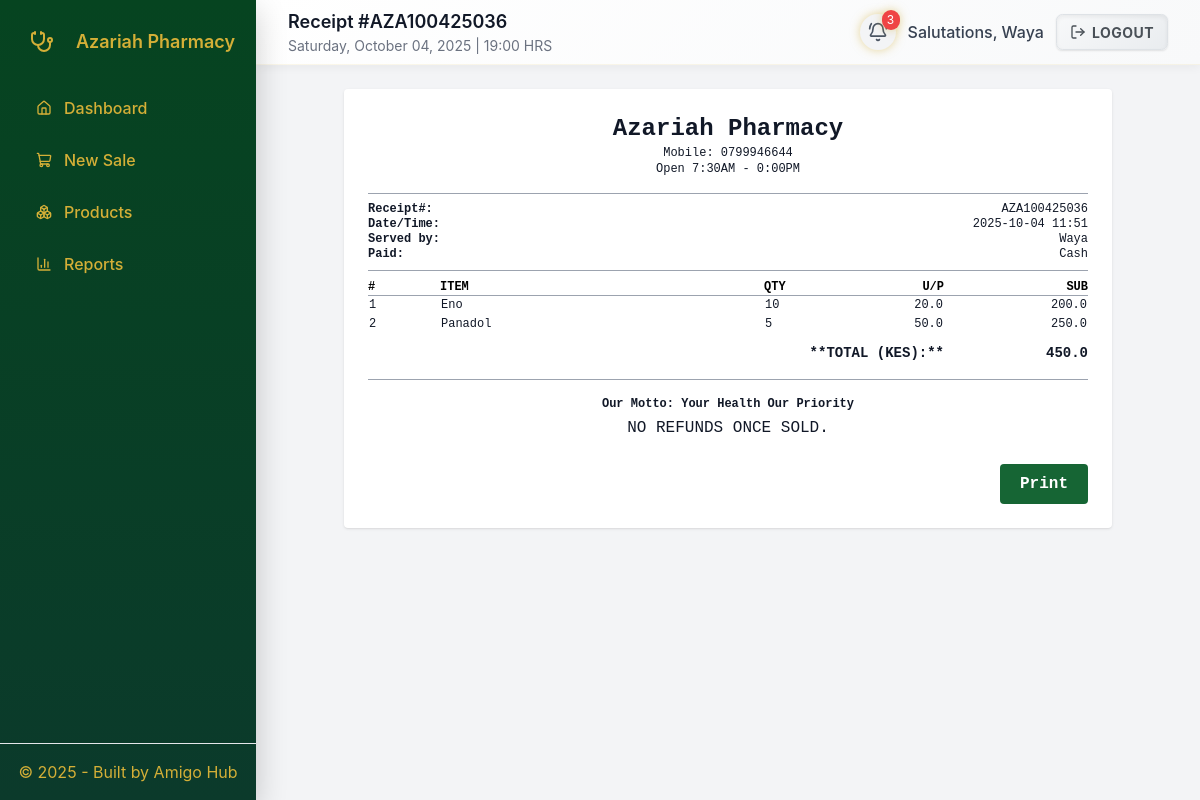
The app's page /receipt/36/ (signed in) with its own data.
### pos/models.py (models this page shows, shortened)
class Sale(models.Model):
    branch = models.ForeignKey(Branch, on_delete=models.CASCADE)
    cashier = models.ForeignKey(settings.AUTH_USER_MODEL, on_delete=models.SET_NULL, null=True)
    customer = models.ForeignKey(Customer, null=True, blank=True, on_delete=models.SET_NULL)
    created_at = models.DateTimeField(auto_now_add=True)
    total = models.DecimalField(max_digits=12, decimal_places=2)
    cash_received = models.DecimalField(max_digits=12, decimal_places=2, default=0)
    notes = models.TextField(blank=True)

class Branch(models.Model):
    name = models.CharField(max_length=120)
    address = models.TextField(blank=True)
    phone = models.CharField(max_length=30, blank=True)
    class Meta:
        verbose_name = "Branch"
        verbose_name_plural = "Branches"

class SaleItem(models.Model):
    sale = models.ForeignKey(Sale, on_delete=models.CASCADE, related_name="items")
    product = models.ForeignKey(Product, on_delete=models.PROTECT)
    product_stock = models.ForeignKey(ProductStock, on_delete=models.PROTECT, null=True, blank=True)
    unit_price = models.DecimalField(max_digits=10, decimal_places=2)
    qty = models.IntegerField()
    line_total = models.DecimalField(max_digits=12, decimal_places=2)

class Product(models.Model):
    name = models.CharField(max_length=255)
    category = models.CharField(max_length=120, blank=True)
    description = models.TextField(blank=True)
    price = models.DecimalField(max_digits=10, decimal_places=2)
    min_price = models.DecimalField(max_digits=10, decimal_places=2, default=0, validators=[MinValueValidator(Decimal('0.00'))])
    created_at = models.DateTimeField(auto_now_add=True)

### pos/views.py (the view)
# urls.py: path("receipt/<int:sale_id>/", views.receipt_view, name="receipt"),
@login_required
def receipt_view(request, sale_id):
    sale = get_object_or_404(Sale, pk=sale_id)
    messages.get_messages(request)
    if request.method == 'POST':
        return redirect('pos:sale_create')
    return render(request, "pos/receipt.html", {
        "sale": sale,
        "cashier_display_name": get_user_display_name(sale.cashier) if sale.cashier else 'Unknown'
    })

### pos/views.py (called while the page is built)
def get_user_display_name(user):
    return user.first_name or user.username

### pos/templates/pos/receipt.html (shortened to what this page needs)
{% extends "pos/base.html" %}
{% block page_title %}Receipt #<span id="receipt-title"></span>{% endblock %}
{% block content %}
<div class="bg-white p-6 rounded shadow max-w-2xl mx-auto receipt-container">
    <div class="receipt-content">
        <div class="mb-4 text-center">
            <h2 class="text-2xl font-extrabold mb-0 business-name">{{ sale.branch.name }}</h2>
            <p class="text-xs">Mobile: {{ sale.branch.phone }}</p>
            <p class="text-xs">{{ sale.branch.address }}</p>
        </div>
        <hr class="my-2 border-gray-400">
        <div class="text-xs leading-tight detail-section print-left-aligned">
            <div class="detail-row">
                <span class="detail-label font-semibold">Receipt#:</span>
                <span id="receipt-number" class="detail-value"></span>
            </div>
            <div class="detail-row">
                <span class="detail-label font-semibold">Date/Time:</span>
                <span class="detail-value">{{ sale.created_at|date:"Y-m-d H:i" }}</span>
            </div>
            <div class="detail-row">
                <span class="detail-label font-semibold">Served by:</span>
                <span class="detail-value">{{ user.first_name }}</span>
            </div>
            <div class="detail-row">
                <span class="detail-label font-semibold">Paid:</span>
                <span class="detail-value">Cash</span>
            </div>
        </div>
        <hr class="my-2 border-gray-400">
        <table class="w-full text-xs table-fixed item-table">
            <thead>
                <tr class="text-left font-bold text-black border-b border-gray-400">
                    <th class="w-[10%] p-0">#</th>
                    <th class="w-[45%] p-0">ITEM</th>
                    <th class="w-[10%] p-0">QTY</th>
                    <th class="w-[15%] p-0 text-right">U/P</th>
                    <th class="w-[20%] p-0 text-right">SUB</th>
                </tr>
            </thead>
            <tbody>
                {% for it in sale.items.all %}
                <tr class="leading-snug">
                    <td>{{ forloop.counter }}</td>
                    <td>{{ it.product.name }}</td>
                    <td>{{ it.qty|floatformat:"0" }}</td>
                    <td class="text-right">{{ it.unit_price|floatformat:"1" }}</td>
                    <td class="text-right">{{ it.line_total|floatformat:"1" }}</td>
                </tr>
                {% endfor %}
                <tr class="blank-row-large"><td colspan="5"></td></tr>
            </tbody>
        </table>
        <div class="text-sm font-bold totals-section totals-boxed">
            <div class="flex py-2 total-row">
                <span class="w-[80%] font-extrabold text-right total-label">**TOTAL (KES):**</span>
                <span class="w-[20%] text-right font-extrabold total-figure">{{ sale.total|floatformat:"1" }}</span>
            </div>
        </div>
        <hr class="my-2 border-gray-400">
        <div class="mt-4 text-center">
            <p class="text-xs font-semibold mb-1">Our Motto: Your Health Our Priority</p>
            <p class="text-3xs mt-1 legal-notice">NO REFUNDS ONCE SOLD.</p>
        </div>
    </div>
    <div class="mt-6 flex justify-end print-buttons">
        <button onclick="printReceipt()" class="px-5 py-2 rounded bg-green-800 text-white font-bold">Print</button>
    </div>
</div>
{% endblock %}

### pos/templates/pos/base.html (shortened to what this page needs)
{% load static %}
<!doctype html>
<html lang="en">
<head>
  <script src="https://cdn.tailwindcss.com"></script>
</head>
<body class="min-h-screen">
  <div class="flex min-h-screen page-wrapper">
    {% if request.user.is_authenticated %}
    <aside id="sidebar"
           class="sidebar-panel fixed inset-y-0 left-0 z-40 w-64 transform -translate-x-full lg:translate-x-0 transition-transform duration-300 ease-out flex flex-col h-screen text-base"
           aria-hidden="true">
      <div class="p-5">
        <div class="flex items-center gap-3 mb-5">
          <figure class="w-11 h-11 rounded-lg bg-white/8 flex items-center justify-center text-lg backdrop-filter: blur(10px)" role="img" aria-label="Azariah Pharmacy Logo">
            <i data-lucide="stethoscope" class="w-6 h-6"></i>
          </figure>
          <div>
            <div class="text-lg font-semibold">Azariah Pharmacy</div>
          </div>
        </div>
        <nav class="space-y-1 mt-2">
          <a href="{% url 'pos:dashboard' %}" class="nav-link {% if request.resolver_match and request.resolver_match.url_name == 'dashboard' %}active{% endif %}" aria-label="Go to Dashboard">
            <i data-lucide="home" class="w-4 h-4"></i>
            <span>Dashboard</span>
          </a>
          <a href="{% url 'pos:sale_create' %}" class="nav-link {% if request.resolver_match and request.resolver_match.url_name == 'sale_create' %}active{% endif %}" aria-label="Create New Sale">
            <i data-lucide="shopping-cart" class="w-4 h-4"></i>
            <span>New Sale</span>
          </a>
          <a href="{% url 'pos:product_list' %}" class="nav-link {% if request.resolver_match and request.resolver_match.url_name == 'product_list' %}active{% endif %}" aria-label="View Products">
            <i data-lucide="boxes" class="w-4 h-4"></i>
            <span>Products</span>
          </a>
          {% if user.is_superuser %}
          <a href="{% url 'pos:reports' %}" class="nav-link {% if request.resolver_match and request.resolver_match.url_name == 'reports' %}active{% endif %}" aria-label="View Reports">
            <i data-lucide="bar-chart-3" class="w-4 h-4"></i>
            <span>Reports</span>
          </a>
          {% endif %}
        </nav>
      </div>
      <div class="mt-auto p-4 border-t border-white/6 text-center sidebar-footer">
        &copy; {% now "Y" %} - Built by
        <a href="https://amigohub.africa" target="_blank" rel="noopener" aria-label="Visit Amigo Hub website">Amigo Hub</a>
      </div>
    </aside>
    {% endif %}
    <div class="flex-1 main-content lg:ml-64">
      <header class="bg-white border-b sticky top-0 z-20">
        <div class="max-w-7xl mx-auto px-4 sm:px-6 lg:px-8">
          <div class="flex items-center justify-between h-16">
            <div class="flex items-center gap-3">
              <div class="page-title-group">
                {% if request.user.is_authenticated %}
                  <h1 class="text-lg font-semibold">{% block page_title %}Dashboard{% endblock %}</h1>
                  <p class="text-sm text-gray-500">{% now "l, F d, Y" %} | {% now "H:i" %} HRS</p>
                {% endif %}
              </div>
            </div>
            <div class="flex items-center gap-3">
              {% if request.resolver_match and request.resolver_match.url_name not in 'login signup' %}
                {% if request.user.is_authenticated %}
                  <div class="flex items-center gap-3">
                    {% if user.is_superuser %}
                    <div class="relative" id="bell-container">
                      <button id="notifications-bell" class="p-2 rounded-full bg-gray-100 hover:bg-gray-200 focus:outline-none focus:ring-2 focus:ring-gold transition-all duration-200" aria-label="View notifications" aria-haspopup="true" aria-expanded="false">
                        <i data-lucide="bell-ring" class="w-5 h-5 text-gray-600"></i>
                        <span id="unread-badge" class="absolute -top-1 -right-1 bg-red-500 text-white text-xs rounded-full min-w-[18px] h-5 flex items-center justify-center" style="display: none;">0</span>
                      </button>
                    </div>
                    {% endif %}
                    <span class="text-gray-700 font-medium hidden sm:inline" aria-live="polite">Salutations, {{ user.first_name|default:user.get_username }}</span>
                    <form action="{% url 'pos:logout' %}" method="post" class="inline" aria-label="Logout form">
                      <button type="submit" class="btn-logout focus:outline-none focus:ring-2 focus:ring-gold focus:ring-offset-2" aria-label="Log out of the application">
                        <i data-lucide="log-out" class="w-4 h-4"></i>
                        <span class="hidden sm:inline">Logout</span>
                      </button>
                    </form>
                  </div>
                {% else %}
                  <a href="{% url 'pos:login' %}" class="btn-primary" aria-label="Log in to the application">
                    <i data-lucide="log-in" class="w-4 h-4"></i>
                    <span>Login</span>
                  </a>
                {% endif %}
              {% endif %}
            </div>
          </div>
        </div>
      </header>
      <main class="py-6 min-h-[calc(100vh-4rem)]">
        <div class="max-w-7xl mx-auto px-4 sm:px-6 lg:px-8">
          <div class="page-content">
            {% block content %}{% endblock %}
          </div>
        </div>
      </main>
    </div>
  </div>
</body>
</html>

### pos/templates/pos/base.html (style rules this page uses)
:root { --darkgreen: #064420; --gold: #D4AF37; --gold-dark: #D4AF37; --panel-bg: #ffffff; --muted: #6b7280; --glass-bg: rgba(255, 255, 255, 0.25); --glass-border: rgba(255, 255, 255, 0.18); --neon-glow: 0 0 10px rgba(212, 175, 55, 0.5); }
body { font-family: Inter, ui-sans-serif, system-ui, -apple-system, "Segoe UI", Roboto, "Helvetica Neue", Arial; background: #f3f4f6; color: #111827; min-height: 100vh; }
.page-wrapper { position: relative; overflow: hidden; }
.page-content { animation: fadeSlideIn 0.4s cubic-bezier(0.4, 0, 0.2, 1) forwards; opacity: 0; transform: translateY(10px); }
body.loaded .page-content { animation-play-state: running; }
.sidebar-panel { background: linear-gradient(180deg, var(--darkgreen), #0b3a2b); color: var(--gold); box-shadow: 0 10px 30px rgba(0, 0, 0, 0.2); }
.nav-link { display: flex; align-items: center; gap: .75rem; padding: .75rem 1rem; border-radius: .5rem; color: var(--gold); text-decoration: none; font-weight: 500; transition: all 0.3s cubic-bezier(0.4, 0, 0.2, 1); position: relative; overflow: hidden; margin: 0.125rem 0; }
.nav-link::before { content: ''; position: absolute; top: 50%; left: 50%; width: 0; height: 0; background: rgba(255, 255, 255, 0.2); border-radius: 50%; transform: translate(-50%, -50%); transition: width 0.6s, height 0.6s; }
.btn-logout { background: linear-gradient(145deg, #f8f9fa, #e9ecef); border: 1px solid #dee2e6; color: #495057; padding: .4rem .8rem; border-radius: .4rem; font-weight: 700; display: inline-flex; align-items: center; gap: .4rem; transition: all 0.3s cubic-bezier(0.4, 0, 0.2, 1); position: relative; overflow: hidden; box-shadow: inset 0 2px 4px rgba(0, 0, 0, 0.06), 0 1px 2px rgba(0, 0, 0, 0.1); text-transform: uppercase; letter-spacing: 0.5px; font-size: 0.875rem; }
.btn-logout::before { content: ''; position: absolute; top: 0; left: -100%; width: 100%; height: 100%; background: linear-gradient(90deg, transparent, rgba(255, 255, 255, 0.4), transparent); transition: left 0.6s; }
.sidebar-footer a { color: var(--gold); text-decoration: none; transition: color 0.2s; }
.main-content { width: 100%; min-width: 0; }
.page-title-group > * { transition: opacity 0.3s ease-in-out; }
header { background: linear-gradient(135deg, #ffffff 0%, #f8f9fa 100%); border-bottom: 1px solid rgba(212, 175, 55, 0.1); box-shadow: 0 2px 10px rgba(0, 0, 0, 0.05); }
#unread-badge { animation: pulse 2s cubic-bezier(0.4, 0, 0.6, 1) infinite; box-shadow: var(--neon-glow); }
#bell-container:has(#unread-badge[style*="display: flex"]) #notifications-bell { box-shadow: var(--neon-glow); animation: glow 1.5s ease-in-out infinite alternate; }

### pos/templates/pos/receipt.html (style rules this page uses)
.receipt-container { font-family: 'Courier New', Courier, monospace; max-width: 48rem; transition: max-width 0.3s; }
.detail-section .detail-row { display: flex; justify-content: space-between; }
.detail-section .detail-label { min-width: 80px; }

### records on screen
Sale: branch.name "Azariah Pharmacy", branch.phone "0799946644", branch.address "Open 7:30AM - 0:00PM", created_at "2025-10-04 11:51", total "450.0"
SaleItem: product.name "Eno", qty "10", unit_price "20.0", line_total "200.0"
SaleItem: product.name "Panadol", qty "5", unit_price "50.0", line_total "250.0"

### other values on screen
{{ user.first_name|default:user.get_username }} "Waya"
{{ user.first_name }} "Waya"
